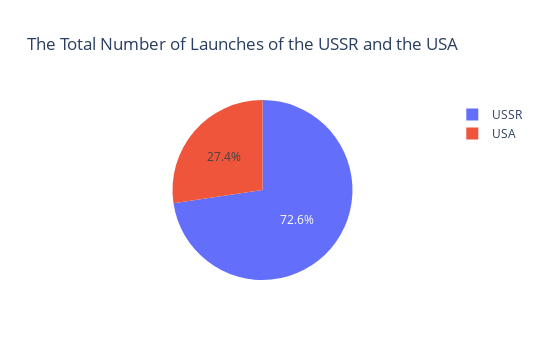

The notebook cell saved with this chart:
### Code cell
pie = px.pie(
    data_frame=df_counts,
    names= "ISO",
    values="Count",
    color="Count",
    title="The Total Number of Launches of the USSR and the USA",
    width=540,
    height=360
)

pie.show()

### Figure 1 — Plotly figure (JSON) as saved in the notebook; plotly's stock layout.template omitted (floating-point values rounded to 4 significant figures)
{"data": [{"customdata": [[1709], [644]], "domain": {"x": [0, 1], "y": [0, 1]}, "hovertemplate": "ISO=%{label}<br>Count=%{customdata[0]}<extra></extra>", "labels": ["USSR", "USA"], "legendgroup": "", "marker": {"colors": ["#636efa", "#EF553B"]}, "name": "", "showlegend": true, "type": "pie", "values": [1709, 644]}], "layout": {"height": 360, "legend": {"tracegroupgap": 0}, "title": {"text": "The Total Number of Launches of the USSR and the USA"}, "width": 540}}
